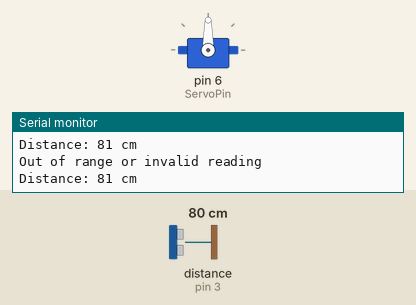
This sketch was run on a simulated Arduino Uno, built with avr-gcc and run on an emulated ATmega328P. Parts: servo, the last lines printed to the serial monitor. The inputs (shaded band) are chosen by the test bench; at power-on: distance to the obstacle (sensor on pin 3) 80 cm. The echo pulse lasts 58.3 µs per cm.

Above: at 1.8 s.
1.9 s: distance to the obstacle (sensor on pin 3) set to 52 cm
3.4 s: distance to the obstacle (sensor on pin 3) set to 47 cm
At 4.6 s:
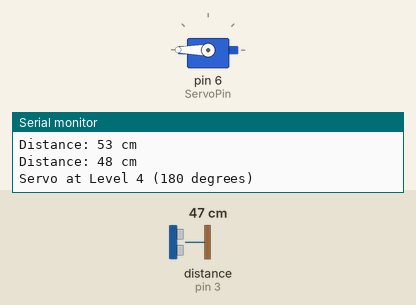
5.5 s: distance to the obstacle (sensor on pin 3) set to 33 cm
7.2 s: distance to the obstacle (sensor on pin 3) set to 27 cm
At 9.2 s:
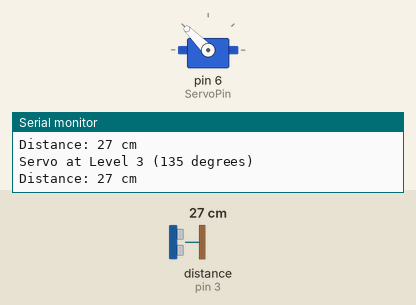
9.5 s: distance to the obstacle (sensor on pin 3) set to 23 cm
11.2 s: distance to the obstacle (sensor on pin 3) set to 18 cm
At 12.7 s:
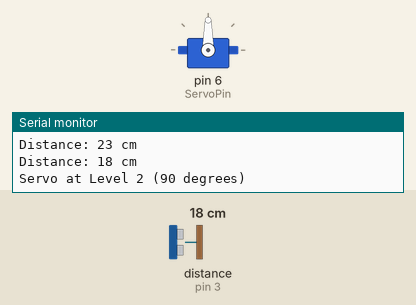
Timing chart, 0 to 14.2 s (numbered marks = the images above; inputs shaded):
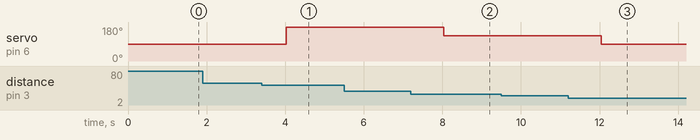

The sketch:

Distance_Indicator_project.ino
```cpp
#include <Servo.h>
#include <NewPing.h>

// Pin Definitions
const int ServoPin = 6;           // Servo control pin
const int TriggerPin = 2;         // HC-SR04 Trigger pin
const int EchoPin = 3;            // HC-SR04 Echo pin

// Sensor and Servo setup
NewPing sonar(TriggerPin, EchoPin, 400);  // Max distance set to 400 cm
Servo servo;

// Levels for servo movement
const int Level1 = 45;   // Servo angle for level 1
const int Level2 = 90;   // Servo angle for level 2
const int Level3 = 135;  // Servo angle for level 3
const int Level4 = 180;  // Servo angle for level 4

int lastDistance = 0;    // To store the last valid distance
const int changeThreshold = 3;  // Minimum change in distance to update the servo

void setup() {
  Serial.begin(9600);
  servo.attach(ServoPin);  // Attach the servo
}

void loop() {
  // Measure distance
  int distance = sonar.ping_cm();

  // Output the distance to the Serial Monitor
  Serial.print("Distance: ");
  Serial.print(distance);
  Serial.println(" cm");

  // Only update servo if the distance changes significantly
  if (abs(distance - lastDistance) >= changeThreshold && distance > 0) {
    lastDistance = distance;  // Update the last distance

    // Adjust servo position based on the distance
    if (distance <= 10) {
      // Level 1: Close object (0 to 10 cm)
      servo.write(Level1);
      Serial.println("Servo at Level 1 (45 degrees)");
    }
    else if (distance > 10 && distance <= 20) {
      // Level 2: Medium close (11 to 20 cm)
      servo.write(Level2);
      Serial.println("Servo at Level 2 (90 degrees)");
    }
    else if (distance > 20 && distance <= 30) {
      // Level 3: Medium far (21 to 30 cm)
      servo.write(Level3);
      Serial.println("Servo at Level 3 (135 degrees)");
    }
    else if (distance > 30 && distance <= 50) {
      // Level 4: Far object (31 to 50 cm)
      servo.write(Level4);
      Serial.println("Servo at Level 4 (180 degrees)");
    }
    else {
      // Out of range: Stop or reset the servo (optional)
      Serial.println("Out of range or invalid reading");
    }
  }

  // Delay to slow down readings and servo updates
  delay(1000);  // 1 second delay between measurements
}
```

Measured:
- the behaviour switches between 50 and 49 cm on distance to the obstacle (sensor on pin 3) (found by bisection; images 0 and 1)
- the behaviour switches between 31 and 30 cm on distance to the obstacle (sensor on pin 3) (found by bisection; images 1 and 2)
- the behaviour switches between 21 and 20 cm on distance to the obstacle (sensor on pin 3) (found by bisection; images 2 and 3)
- after the input at 3.4 s, servo on pin 6 (ServoPin): 90° → 180° after 0.62 s
- after the input at 7.2 s, servo on pin 6 (ServoPin): 180° → 135° after 0.84 s
- after the input at 11.2 s, servo on pin 6 (ServoPin): 135° → 90° after 0.85 s
